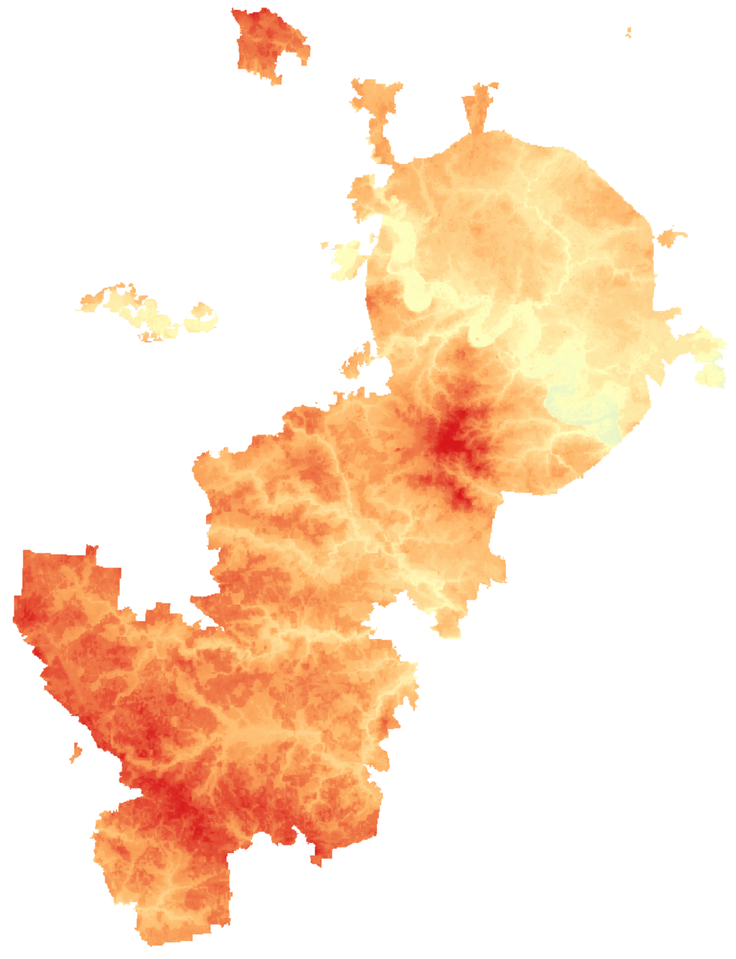
#> input picture Moscow.png, 736 x 959 px, shrunk from 960 x 1252 before the run
$ python cv2_selector.py Moscow.png 1.0 1.0 out.png Moscow.png
#> lines starting #> are read from the running program, lines starting #| are printed output that depends on the picture; after the words box and inside, x2 and y2 are one past the last pixel; in counts of white or black regions, pixels touching at a corner belong together
# cv2_selector.py
import cv2
import numpy as np
import json
import sys
import os

def calculate_max_height(img_gray, first_point, second_point, max_height_phys):
    """Calculate maximum height along the line between two points."""
    dx = second_point[0] - first_point[0]
    dy = second_point[1] - first_point[1]
    length = int(np.hypot(dx, dy))
    max_val = 0.0

    for t in np.linspace(0, 1, max(1, length)):
        xi = int(first_point[0] + t * dx)
        yi = int(first_point[1] + t * dy)
        if 0 <= xi < img_gray.shape[1] and 0 <= yi < img_gray.shape[0]:
            brightness = img_gray[yi, xi]
            height = (brightness / 255.0) * max_height_phys
            if height > max_val:
                max_val = height

    return max_val

def main():
    if len(sys.argv) < 5:
        print("Usage: python cv2_selector.py <image_path> <angle> <max_height_m> <output_json>")
        sys.exit(1)

    img_path = sys.argv[1]
    angle = float(sys.argv[2])
    max_height_phys = float(sys.argv[3])
    output_file = sys.argv[4]

    # Загружаем изображение
    img = cv2.imread(img_path, cv2.IMREAD_COLOR)
#> img is the input picture: shape (959, 736, 3); mean B, G, R 206.6, 228, 252.6
    if img is None:
        print("Ошибка: не удалось загрузить изображение")
        sys.exit(1)

    img_gray = cv2.cvtColor(img, cv2.COLOR_BGR2GRAY)
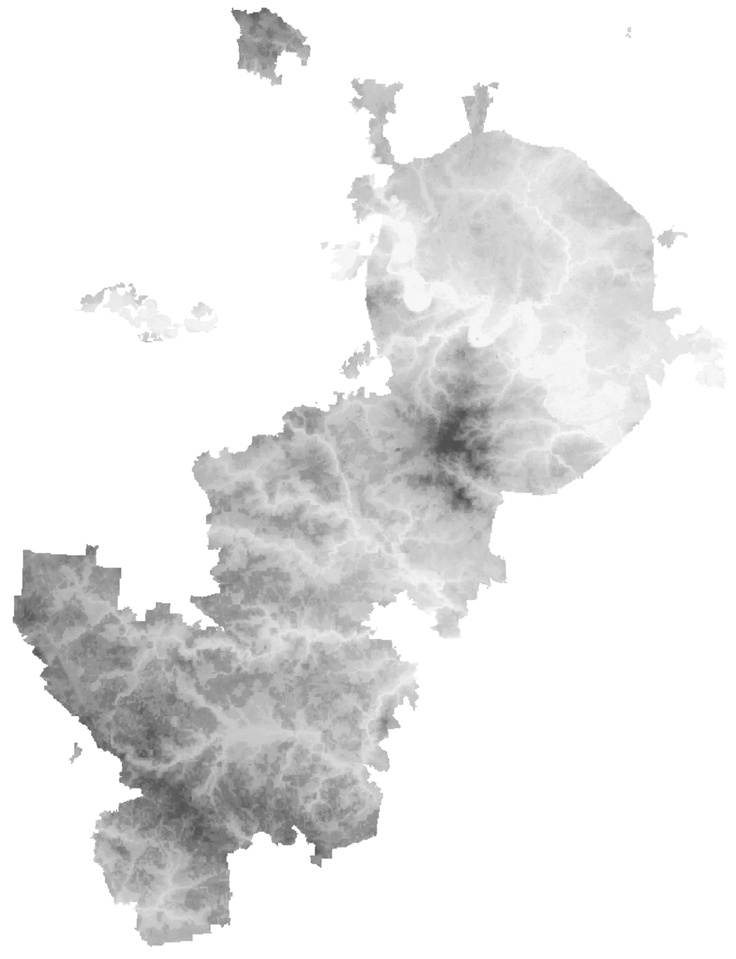
#> img_gray: shape (959, 736); min 79, max 255, mean 232.9

    # Check for pre-defined points via environment or additional args
    # Format: first_x,first_y,second_x,second_y
    points_str = os.environ.get("RUNWAY_POINTS", "")

    if points_str and len(sys.argv) > 5:
        # Points passed as 5th argument
        points_str = sys.argv[5]

    if points_str:
        coords = list(map(int, points_str.split(",")))
        if len(coords) == 4:
            first_point = (coords[0], coords[1])
            second_point = (coords[2], coords[3])
            max_height_on_line = calculate_max_height(img_gray, first_point, second_point, max_height_phys)

            result = {
                "first_point": list(first_point),
                "second_point": list(second_point),
                "max_height": max_height_on_line,
                "angle_used": angle
            }
            with open(output_file, 'w') as f:
                json.dump(result, f)
            print(f"Результаты сохранены в {output_file}")
            return

    # Web mode: output image with grid for user to determine coordinates
    # Save analysis image with grid overlay
    grid_img = img.copy()
    h, w = img_gray.shape[:2]
#> h = 959; w = 736

    # Draw grid
    for x in range(0, w, 100):
        cv2.line(grid_img, (x, 0), (x, h), (255, 0, 0), 1)
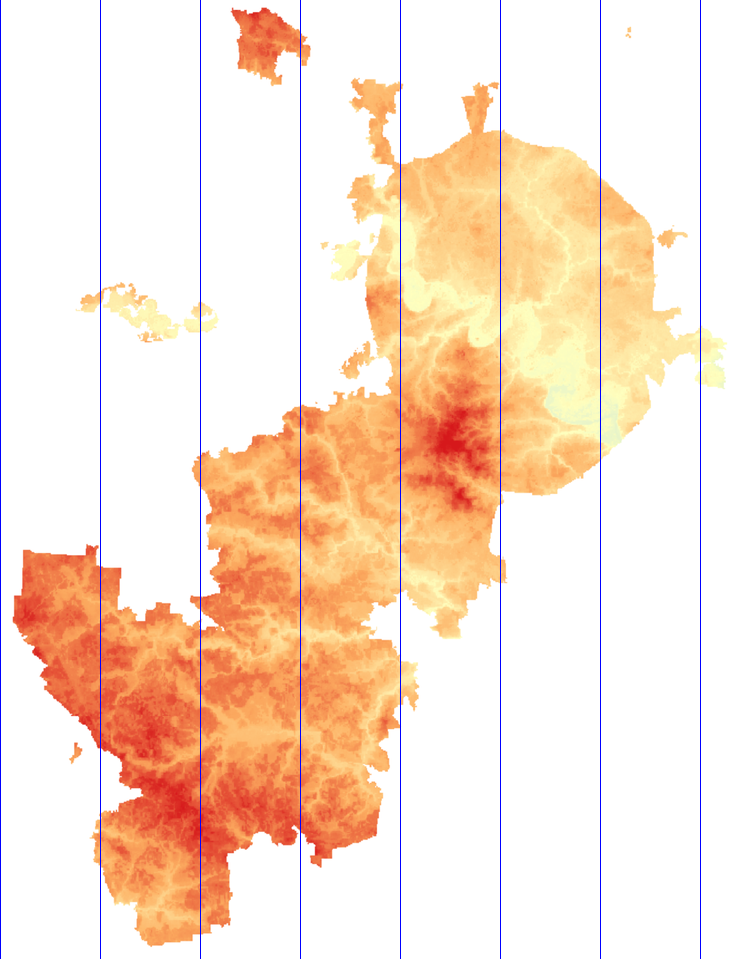
#> grid_img: shape (959, 736, 3); 1.09% of pixels changed, all inside (x1, y1, x2, y2) = (0, 0, 701, 959)
    for y in range(0, h, 100):
        cv2.line(grid_img, (0, y), (w, y), (255, 0, 0), 1)
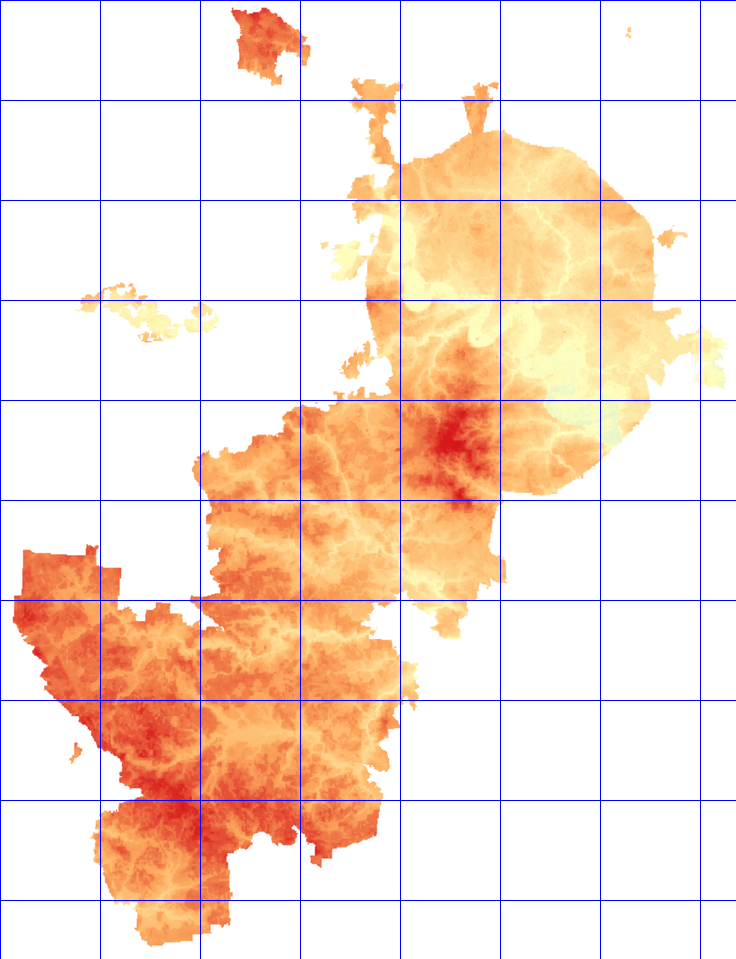
#> grid_img: shape (959, 736, 3); 1.03% of pixels changed, all inside (x1, y1, x2, y2) = (1, 0, 736, 901)

    # Save grid image
    grid_path = img_path.replace(".png", "_grid.png").replace(".jpg", "_grid.png")
    if grid_path == img_path:
        grid_path = img_path.rsplit(".", 1)[0] + "_grid.png"
    cv2.imwrite(grid_path, grid_img)

    # Output info for web interface
    print(f"GRID_IMAGE:{grid_path}")
    print(f"IMAGE_SIZE:{w}x{h}")
#| IMAGE_SIZE:736x959
    print("Please select two points on the map (runway threshold and end point)")
    print("Set RUNWAY_POINTS environment variable or pass as 5th argument: x1,y1,x2,y2")

    # Create empty result for web app to fill
    result = {
        "first_point": None,
        "second_point": None,
        "max_height": None,
        "angle_used": angle,
        "image_size": [w, h],
        "grid_image": grid_path
    }
    with open(output_file, 'w') as f:
        json.dump(result, f)

if __name__ == "__main__":
    main()
